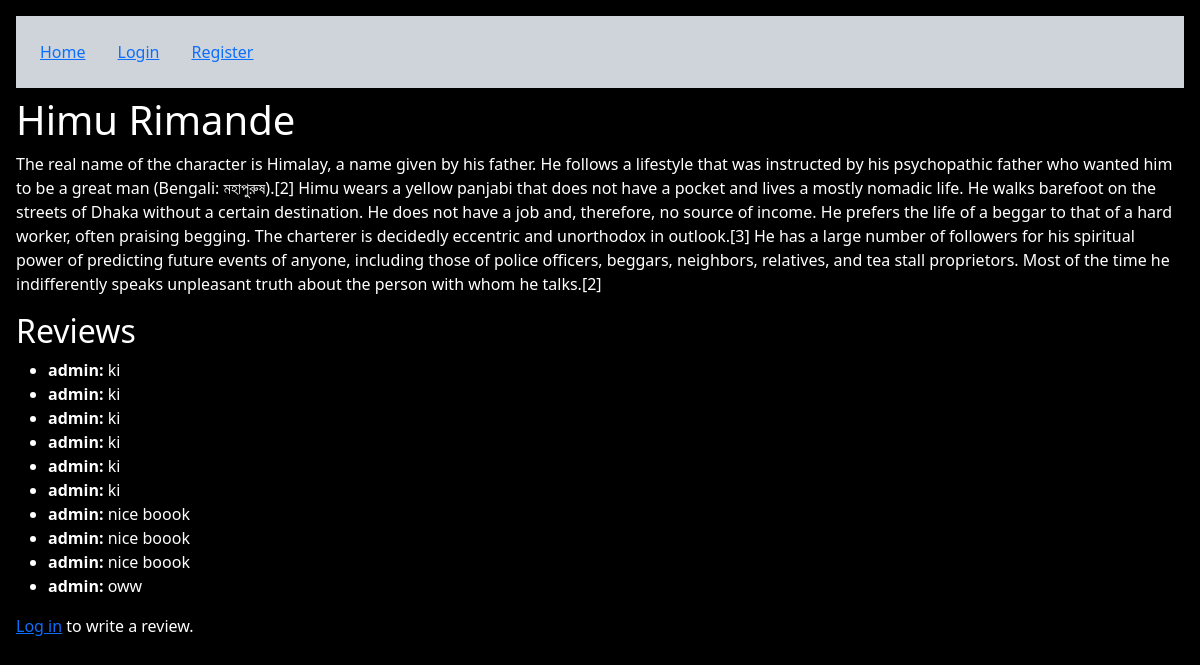
Screenshot of /book/1/ with the database file from the repository.
### library/models.py (models this page shows, shortened)
class Book(models.Model):
    title = models.CharField(max_length=255)
    author = models.CharField(max_length=255)
    description = models.TextField()
    price = models.DecimalField(max_digits=10, decimal_places=2)
    image = models.ImageField(upload_to='book_images/', null=True, blank=True)
    quantity = models.IntegerField()
    category = models.ForeignKey(Category, on_delete=models.CASCADE, related_name='books', default=1)  # Assuming 1 is a valid category ID

class Review(models.Model):
    user = models.ForeignKey(User, on_delete=models.CASCADE)
    book = models.ForeignKey(Book, on_delete=models.CASCADE)
    content = models.TextField()
    created_at = models.DateTimeField(auto_now_add=True)

### library/views.py (the view)
# urls.py: path('book/<int:id>/', views.book_details, name='book_details'),
def book_details(request, id):
    book = get_object_or_404(Book, id=id)
    reviews = Review.objects.filter(book=book)
    return render(request, 'library/book_details.html', {'book': book, 'reviews': reviews})

### library/templates/library/book_details.html (shortened to what this page needs)
{% extends 'library/base.html' %}
{% block content %}
<h1>{{ book.title }}</h1>
<p>{{ book.description }}</p>
<h2>Reviews</h2>
{% if reviews %}
    <ul>
        {% for review in reviews %}
            <li><strong>{{ review.user.username }}:</strong> {{ review.content }}</li>
        {% endfor %}
    </ul>
{% else %}
    <p>No reviews yet. Be the first to review this book!</p>
{% endif %}
{% if user.is_authenticated %}
    <h2>Write a Review</h2>
    <form method="post" action="{% url 'review_book' book.id %}">
        {% csrf_token %}
        <textarea name="content" rows="3" placeholder="Write your review..." required></textarea>
        <button type="submit">Submit Review</button>
    </form>
{% else %}
    <p><a href="{% url 'login' %}">Log in</a> to write a review.</p>
{% endif %}
{% endblock %}

### rows the page displays
Book: title "Himu Rimande", description "The real name of the character is Himalay, a name given by his father. He follows a lifestyle that was instructed by his psychopathic father who wanted him to be a great man (Bengali: মহাপুরুষ).[2] Himu wears a yellow panjabi that does not have a pocket and lives a mostly nomadic life. He walks barefoot on the streets of Dhaka without a certain destination. He does not have a job and, therefore, no source of income. He prefers the life of a beggar to that of a hard worker, often praising begging. The charterer is decidedly eccentric and unorthodox in outlook.[3] He has a large number of followers for his spiritual power of predicting future events of anyone, including those of police…"
Review: user.username "admin", content "ki"
Review: user.username "admin", content "ki"
Review: user.username "admin", content "ki"
Review: user.username "admin", content "ki"
Review: user.username "admin", content "ki"
Review: user.username "admin", content "ki"
Review: user.username "admin", content "nice boook"
Review: user.username "admin", content "nice boook"
Review: user.username "admin", content "nice boook"
Review: user.username "admin", content "oww"
